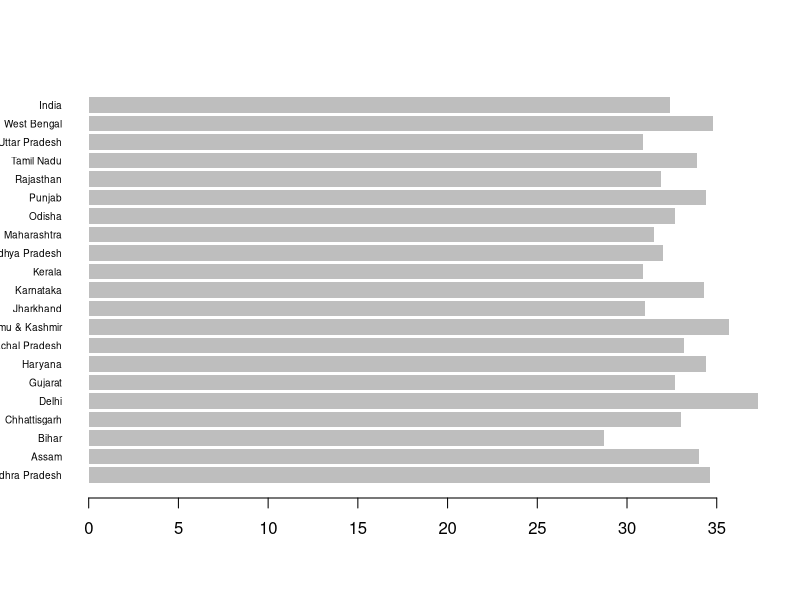

Source code (R):
#Concerned Statewise road density Data is taken from
#url -> http://rural.nic.in/sites/downloads/IRDR/1.%20Demographic%20Profile.xls
myvalues <- read.csv("DemographicRural.csv")
#ordering the data 
high.order <- order(myvalues$Rural, decreasing=TRUE)
education.high <- myvalues[high.order,]
#plotting the data
barplot(myvalues$Rural, names.arg=myvalues$State, horiz=TRUE, las=1, cex.names=0.6, border=NA)
summary(myvalues)
